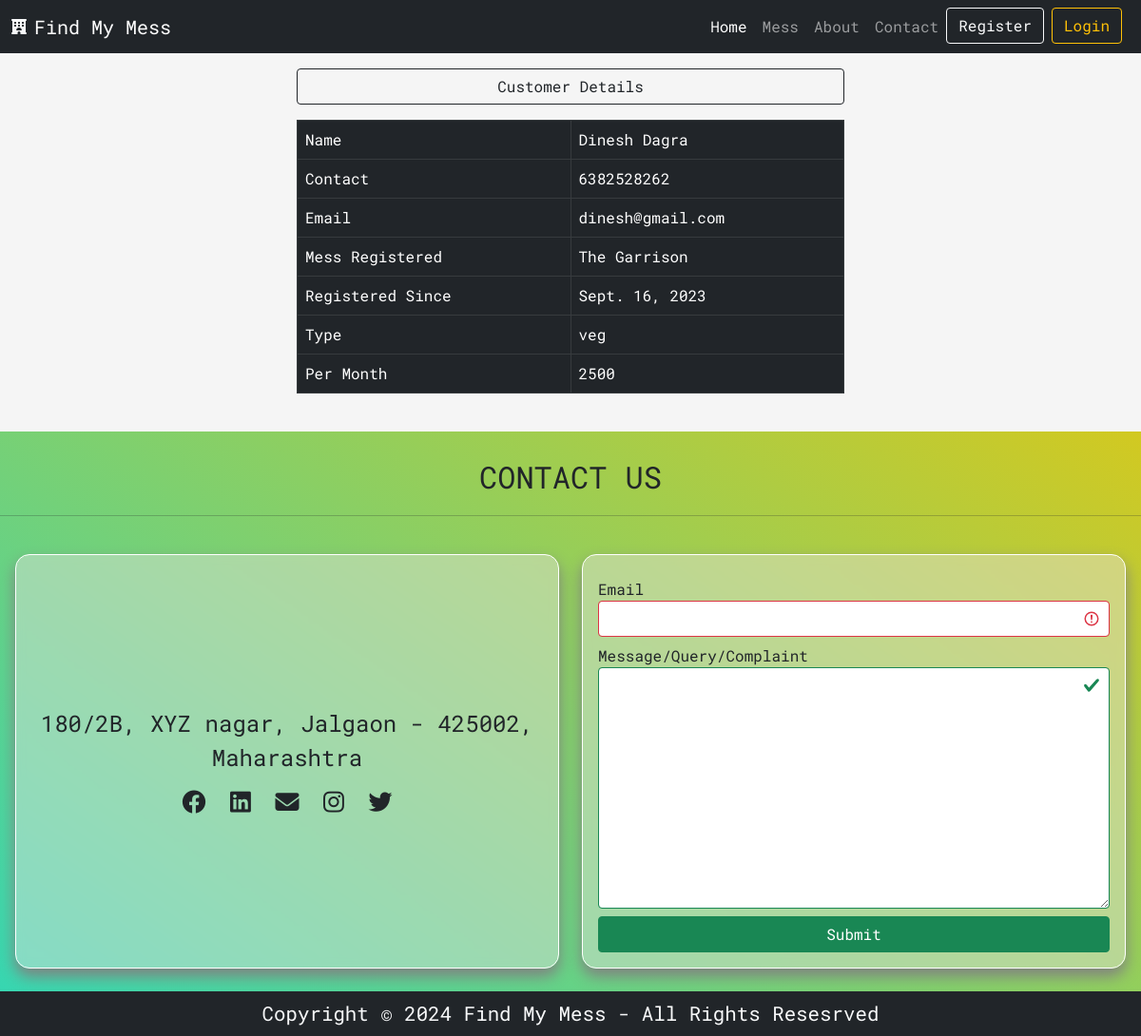
The app's page /requestedCustomer/1 with its own data.
### App/models.py (models this page shows, shortened)
class Customer(models.Model):
    mess = models.ForeignKey(MessOwner, on_delete=models.CASCADE)
    full_name = models.CharField(max_length=50)
    email = models.EmailField(max_length=254)
    registration = models.DateField()
    contact = models.CharField(max_length=15)
    type = models.CharField(max_length=10)
    per_month = models.IntegerField()

class MessOwner(models.Model):
    user = models.OneToOneField(User, on_delete=models.CASCADE)
    mess = models.CharField(max_length=50)
    contact = models.CharField(max_length=15)
    state = models.CharField(max_length=50)
    district = models.CharField(max_length=50)
    address = models.TextField()
    def __str__(self):
        return self.mess

### App/views.py (the view)
# urls.py: path('requestedCustomer/<str:id>', views.requestedCustomer, name='requestedCustomer'),
@cache_control(no_store=True, must_revalidade=True, no_cache=True)
def requestedCustomer(request, id):
    customer = Customer.objects.get(id=id)
    return render(request, 'requestCustomer.html', {'customer' : customer})

### App/templates/requestCustomer.html (shortened to what this page needs)
{% extends "base.html" %}
{% block page-data %}
<div class="container-fluid">
    <div class="row d-flex justify-content-center align-items-center">
        <div class="col-lg-6 col-md-8 col-10 ">
            <div class="col-12 ">
            <table class="table table-hover table-dark table-bordered">
            <div class="d-grid my-3"><span class="btn btn-outline-dark text-center">Customer Details</span></div>
                <tr>
                    <td>Name</td>
                    <td>{{ customer.full_name }}</td>
                </tr>
                <tr>
                    <td>Contact</td>
                    <td>{{ customer.contact }}</td>
                </tr>
                <tr>
                    <td>Email</td>
                    <td>{{ customer.email }}</td>
                </tr>
                <tr>
                    <td>Mess Registered</td>
                    <td>{{ customer.mess }}</td>
                </tr>
                <tr>
                    <td>Registered Since</td>
                    <td>{{ customer.registration }}</td>
                </tr>
                <tr>
                    <td>Type</td>
                    <td>{{ customer.type }}</td>
                </tr>
                <tr>
                    <td>Per Month</td>
                    <td>{{ customer.per_month }}</td>
                </tr>
            </table>
        </div>
        </div>
    </div>
</div>
{% endblock page-data %}

### App/static/css/style.css (style rules this page uses)
* { padding: 0; margin: 0; box-sizing: border-box; text-decoration: none; font-family: 'Roboto Mono', monospace; }
body { background-color: whitesmoke; }

### records on screen
Customer: full_name "Dinesh Dagra", contact "6382528262", email "dinesh@gmail.com", mess "The Garrison", registration "Sept. 16, 2023", type "veg", per_month "2500"
